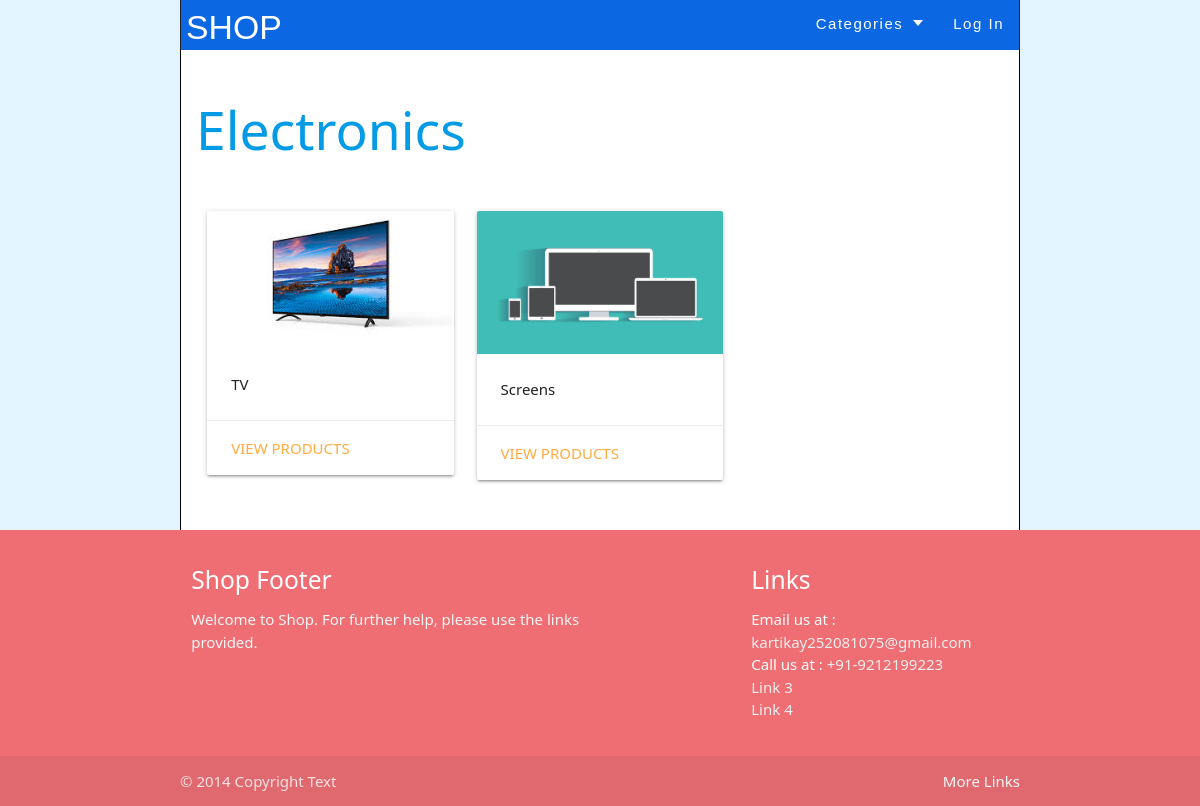
The app's page /subCategory/1 with its own data.
### Product/models.py (models this page shows, shortened)
class Category(models.Model):
    id = models.AutoField(primary_key=True)
    categoryType = models.CharField(max_length=20,blank=False,null=False,)
    thumbnail = models.ImageField(null=True, blank=True)
    createDate = models.DateTimeField(auto_now_add=True)
    updateDate = models.DateTimeField(auto_now=True)

class SubCategory(models.Model):
    id = models.AutoField(primary_key=True)
    category = models.ForeignKey(Category,blank=False,null=False, on_delete=models.PROTECT)
    thumbnail = models.ImageField(null=True, blank=True)
    subCategoryType = models.CharField(max_length=20,blank=False,null=False,)
    createDate = models.DateTimeField(auto_now_add=True)
    updateDate = models.DateTimeField(auto_now=True)

### Product/views.py (the view)
# urls.py: path("subCategory/<id>", views.subCategory, name="subCategory"),
def subCategory(request,id):
    category = Category.objects.get(id=id)
    subCategories = SubCategory.objects.filter(category=category)
    return render(request, "Product/subCategories.html", context={"subCategories":subCategories, "cat":category.categoryType})

### Product/context_processors.py (called while the page is built)
def cartCountVariable(request):
    return {
        'cartCount': cartCount(request)
    }

def categoryDropdownMenu(request):
    return {
        'categoryDropdown': categoryDropdown(request)
    }

### Product/views.py (called while the page is built)
def cartCount(request):
    user = request.user
    cartCount = 0
    try:
        if user is not None:
            cart = Cart.objects.filter(user=user)
            for i in cart:
                cartCount += i.quantity
        return cartCount
    except:
        return cartCount

def categoryDropdown(request):
    categories = Category.objects.all()
    return categories

### Product/templates/Product/subCategories.html
{% extends "User/layout.html" %}
{% block body %}
    <a href="{% url 'category' %}"><h2>{{cat}}</h2><br></a>
    <div class="row">
  	{% for subCategory in subCategories %}
    <div class="col s12 m4">
      <div class="card">
        <div class="card-image">
          <img src="{{ subCategory.thumbnail.url|default_if_none:'#' }}">
        </div>
        <div class="card-content">
          <p><strong>{{ subCategory.subCategoryType }}</strong></p>
        </div>
        <div class="card-action">
          <a href="{% url 'subCategoryProducts' subCategory.id %}">View Products</a>
        </div>
      </div>
    </div>
    {% empty %}
	<h1>No active listings!</h1>
    {% endfor %}
  </div>
{% endblock %}

### records on screen
Category: categoryType "Electronics"
SubCategory: thumbnail (picture), subCategoryType "TV"
SubCategory: thumbnail (picture), subCategoryType "Screens"
